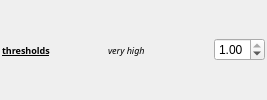
                      <widget class="QWidget" name="widget_11" native="true">
                       <layout class="QHBoxLayout" name="horizontalLayout_10">
                        <property name="leftMargin">
                         <number>2</number>
                        </property>
                        <property name="topMargin">
                         <number>2</number>
                        </property>
                        <property name="rightMargin">
                         <number>2</number>
                        </property>
                        <property name="bottomMargin">
                         <number>2</number>
                        </property>
                        <item>
                         <widget class="QLabel" name="label_4">
                          <property name="minimumSize">
                           <size>
                            <width>100</width>
                            <height>0</height>
                           </size>
                          </property>
                          <property name="font">
                           <font>
                            <family>FontAwesome</family>
                            <pointsize>7</pointsize>
                            <weight>75</weight>
                            <bold>true</bold>
                            <underline>true</underline>
                           </font>
                          </property>
                          <property name="text">
                           <string>thresholds</string>
                          </property>
                         </widget>
                        </item>
                        <item>
                         <widget class="QLabel" name="label_5">
                          <property name="minimumSize">
                           <size>
                            <width>100</width>
                            <height>0</height>
                           </size>
                          </property>
                          <property name="maximumSize">
                           <size>
                            <width>100</width>
                            <height>16777215</height>
                           </size>
                          </property>
                          <property name="font">
                           <font>
                            <family>FontAwesome</family>
                            <pointsize>7</pointsize>
                            <italic>true</italic>
                           </font>
                          </property>
                          <property name="text">
                           <string>very high</string>
                          </property>
                         </widget>
                        </item>
                        <item>
                         <widget class="QDoubleSpinBox" name="simplify0Spin">
                          <property name="sizePolicy">
                           <sizepolicy hsizetype="Expanding" vsizetype="Fixed">
                            <horstretch>0</horstretch>
                            <verstretch>0</verstretch>
                           </sizepolicy>
                          </property>
                          <property name="maximum">
                           <double>1.000000000000000</double>
                          </property>
                          <property name="singleStep">
                           <double>0.050000000000000</double>
                          </property>
                          <property name="value">
                           <double>1.000000000000000</double>
                          </property>
                         </widget>
                        </item>
                       </layout>
                      </widget>
